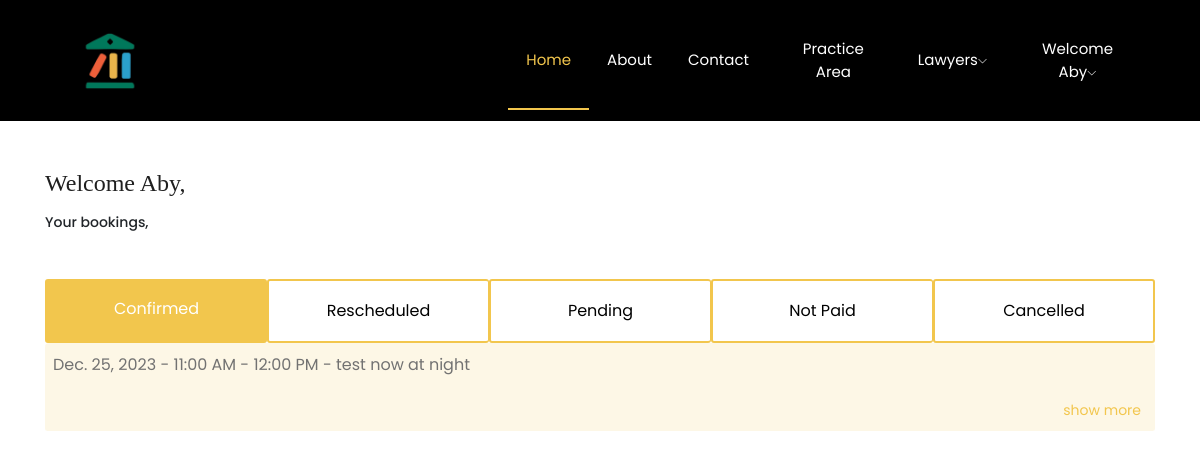
/accounts/client/dashboard/ (signed in), run on an earlier commit of the app's database.
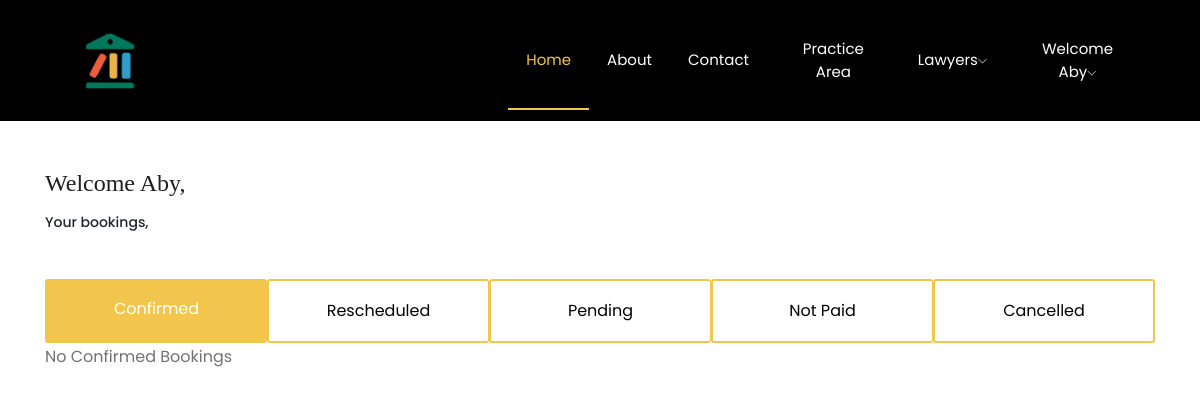
And on a later commit of the database.
### accounts/models.py (models this page shows, shortened)
class Booking(models.Model):
    user = models.ForeignKey(CustomUser, on_delete=models.CASCADE)
    lawyer = models.ForeignKey(LawyerProfile, on_delete=models.CASCADE)
    details = models.TextField()
    booking_date = models.DateField()
    time_slot = models.ForeignKey(TimeSlot, on_delete=models.CASCADE)
    status = models.CharField(max_length=20, default="pending")
    original_booking_date = models.DateField(null=True, blank=True)

class TimeSlot(models.Model):
    start_time = models.TimeField()
    def __str__(self):
        start_datetime = datetime.combine(datetime.today(), self.start_time)
        end_datetime = start_datetime + timedelta(hours=1)
        formatted_start_time = start_datetime.strftime("%I:%M %p")
        formatted_end_time = end_datetime.strftime("%I:%M %p")
        name = f"{formatted_start_time} - {formatted_end_time}"
        return name

### accounts/views.py (the view)
# urls.py: path('client/dashboard/', views.client_dashboard, name='client_dashboard'),
@login_required
def client_dashboard(request):
    user = request.user
    all_bookings = Booking.objects.filter(user=user)
    confirmed_bookings = all_bookings.filter(status='confirmed')
    pending_bookings = all_bookings.filter(status='pending')
    canceled_bookings = all_bookings.filter(status='canceled')
    rescheduled_bookings = all_bookings.filter(status='reschedule')
    notpaid_bookings = all_bookings.filter(status='notpaid')
    context = {
        'confirmed_bookings': confirmed_bookings,
        'pending_bookings': pending_bookings,
        'canceled_bookings': canceled_bookings,
        'rescheduled_bookings':rescheduled_bookings,
        'notpaid_bookings':notpaid_bookings,
    }
    return render(request, 'client/dashboard.html', context)

### accounts/templates/client/dashboard.html (shortened to what the changed rows need)
{% load static %}
<!doctype html>
<html class="no-js" lang="zxx">
<head>
    <link rel="stylesheet" href="{% static 'css/bootstrap.min.css' %}">
    <link rel="stylesheet" href="{% static 'css/owl.carousel.min.css' %}">
    <link rel="stylesheet" href="{% static 'css/magnific-popup.css' %}">
    <link rel="stylesheet" href="{% static 'css/font-awesome.min.css' %}">
    <link rel="stylesheet" href="{% static 'css/themify-icons.css' %}">
    <link rel="stylesheet" href="{% static 'css/nice-select.css' %}">
    <link rel="stylesheet" href="{% static 'css/flaticon.css' %}">
    <link rel="stylesheet" href="{% static 'css/flaticon.css' %}">
    <link rel="stylesheet" href="{% static 'css/gijgo.css' %}">
    <link rel="stylesheet" href="{% static 'css/slicknav.css' %}">
    <link rel="stylesheet" href="{% static 'css/style.css' %}">
    <link rel="stylesheet" href="{% static 'css/bookings.css' %}">
</head>
<body>
    <div id="exTab1" class="container mt-5">
        <div class="tab-content clearfix">
            <div class="tab-pane active" id="1a">
                {% for booking in confirmed_bookings %}
                <article class="article">
                    <p>{{ booking.booking_date }} - {{ booking.time_slot }} - {{ booking.details }}</p>
                         <span class="show-more">
                        <a href="#" style="color: #f2c64d;">show more</a>
                    </span>
                    {% empty %}
                    <p>No Confirmed Bookings</p>
               {% endfor %}
            </div>
        </div>
    </div>
</body>
</html>

What changed in the data, as far as the page shows it:
removed Booking: booking_date "Dec. 25, 2023", time_slot "11:00 AM - 12:00 PM", details "test now at night"
Also different on the page:
text now shown: "No Confirmed Bookings"
